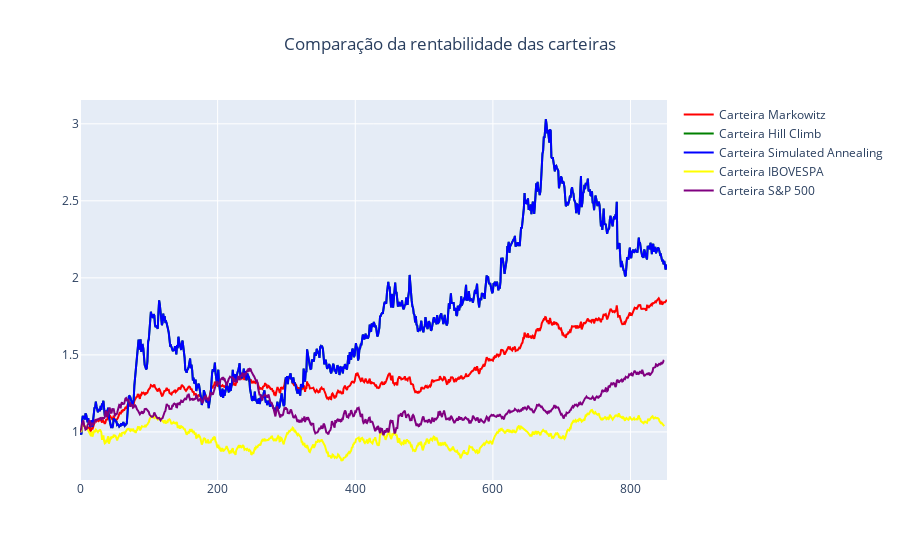

This figure's notebook cell:
### Code cell
# Criando gráfico das cotações
figura = px.line(title = 'Comparação da rentabilidade das carteiras')

for i, coluna in enumerate(df_carteira_normalizado.columns):
    figura.add_scatter(x=df_carteira_normalizado.index, y=df_carteira_normalizado[coluna], name=coluna, line=dict(color=cores[i]))


figura.update_layout(
    
    title_x=0.5
)

figura.show()

### Figure 1 — Plotly figure (JSON) as saved in the notebook; plotly's stock layout.template omitted (floating-point values rounded to 4 significant figures; data arrays with more than 128 entries replaced by an {"elided": "..."} marker saying what was removed)
{"data": [{"hovertemplate": "<extra></extra>", "legendgroup": "", "line": {"color": "#636efa", "dash": "solid"}, "marker": {"symbol": "circle"}, "mode": "lines", "name": "", "orientation": "v", "showlegend": false, "type": "scatter", "xaxis": "x", "yaxis": "y"}, {"line": {"color": "Red"}, "name": "Carteira Markowitz", "type": "scatter", "x": {"elided": "854 int values"}, "y": {"elided": "854 float values"}}, {"line": {"color": "Green"}, "name": "Carteira Hill Climb", "type": "scatter", "x": {"elided": "854 int values"}, "y": {"elided": "854 float values"}}, {"line": {"color": "Blue"}, "name": "Carteira Simulated Annealing", "type": "scatter", "x": {"elided": "854 int values"}, "y": {"elided": "854 float values"}}, {"line": {"color": "Yellow"}, "name": "Carteira IBOVESPA", "type": "scatter", "x": {"elided": "854 int values"}, "y": {"elided": "854 float values"}}, {"line": {"color": "Purple"}, "name": "Carteira S&P 500", "type": "scatter", "x": {"elided": "854 int values"}, "y": {"elided": "854 float values"}}], "layout": {"legend": {"tracegroupgap": 0}, "title": {"text": "Comparação da rentabilidade das carteiras", "x": 0.5}, "xaxis": {"anchor": "y", "domain": [0, 1]}, "yaxis": {"anchor": "x", "domain": [0, 1]}}}
